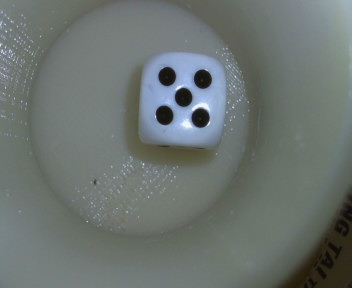
#> input picture testimage.jpg, 352 x 288 px
$ python newDice.py   (Python 2 division)   (older library calls are emulated)
#> lines starting #> are read from the running program, lines starting #| are printed output that depends on the picture; after the words box and inside, x2 and y2 are one past the last pixel; in counts of white or black regions, pixels touching at a corner belong together

import cv2
import numpy as np
import os
import RPi.GPIO as GPIO

print cv2.__version__

GPIO.setmode(GPIO.BOARD)
GPIO.setup(32, GPIO.IN, GPIO.PUD_DOWN)
GPIO.setup(29, GPIO.OUT)
GPIO.setup(31, GPIO.OUT)
GPIO.setup(33, GPIO.OUT)
GPIO.setup(35, GPIO.OUT)
GPIO.setup(37, GPIO.OUT)
GPIO.setup(36, GPIO.OUT)
GPIO.setup(38, GPIO.OUT)
GPIO.setup(40, GPIO.OUT)

def a(x):
    GPIO.output(29,x)
def b(x):
    GPIO.output(31,x)
def c(x):
    GPIO.output(33,x)
def d(x):
    GPIO.output(35,x)
def e(x):
    GPIO.output(37,x)
def f(x):
    GPIO.output(38,x)
def g(x):
    GPIO.output(40,x)


while True:
    state = GPIO.input(32)

    if state:
        GPIO.output(36,1)
        os.system("fswebcam -S 80 --no-banner testimage.jpg")
        GPIO.output(36,0)
        img = cv2.imread("testimage.jpg")
#> img is the input picture: shape (288, 352, 3); mean B, G, R 112.6, 115.7, 107.7
        img = cv2.resize(img, (340, 340))
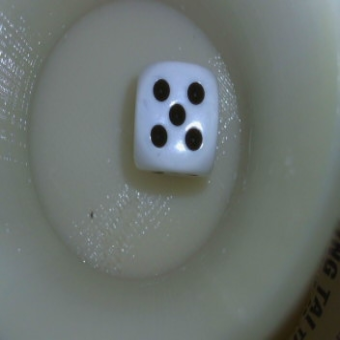
#> img: shape (340, 340, 3); mean B, G, R 112.5, 115.6, 107.6

        gray = cv2.cvtColor(img, cv2.COLOR_BGR2GRAY)
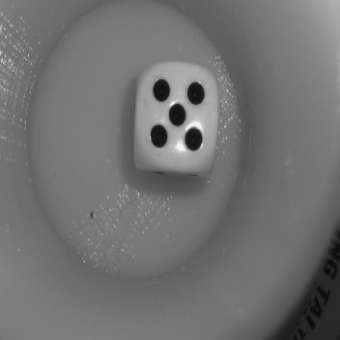
#> gray: shape (340, 340); min 10, max 247, mean 112.8

        edge = cv2.Canny(gray, 4000, 5000, apertureSize=5)
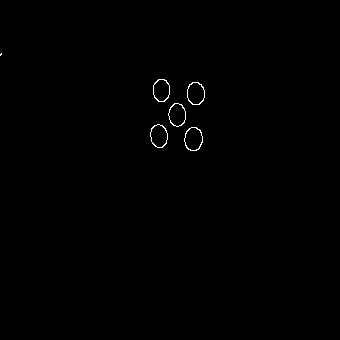
#> edge: shape (340, 340); 0.32% white in thin lines or dots, all inside (x1, y1, x2, y2) = (0, 53, 205, 151)
        vis = img.copy()
        vis = np.uint8(vis/2.)
        vis[edge != 0] = (0, 255, 0)
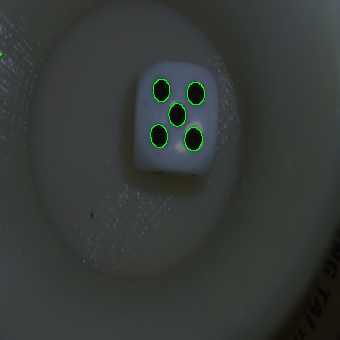
#> vis: shape (340, 340, 3); mean B, G, R 55.8, 58.2, 53.4
        #cv2.imshow('edge', vis)
        #cv2.imshow('edgevar', edge)

        #invert
        ##############################
        edge_inv = cv2.bitwise_not(edge)
        ####################################

        #floodfill
        ##################################################
        # Copy the thresholded image.
        im_floodfill = edge_inv.copy()

        # Mask used to flood filling.
        # Notice the size needs to be 2 pixels than the image.
        h, w = edge_inv.shape[:2]
#> h = 340; w = 340
        mask = np.zeros((h+2, w+2), np.uint8)

        # Floodfill from point (0, 0)
        cv2.floodFill(im_floodfill, mask, (0,0), 0)
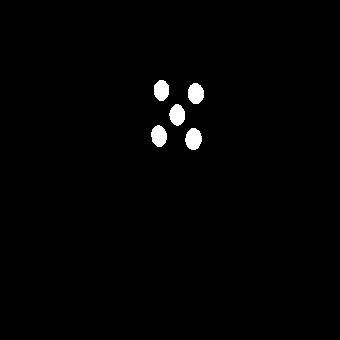
#> im_floodfill: shape (340, 340); 1.2% white; 5 white regions, box (x1, y1, x2, y2) and area: (185, 128, 202, 150) 285, (188, 83, 204, 104) 268, (151, 125, 167, 147) 267, (169, 104, 185, 126) 263, (154, 80, 169, 101) 254
        ####################################################

        #cv2.imshow('pips', im_floodfill)
        ff2 = im_floodfill.copy()
        h2, w2 = ff2.shape[:2]
#> h2 = 340; w2 = 340
        mask2 = np.zeros((h2+2, w2+2), np.uint8)
        cv2.floodFill(ff2, mask2, (0,0), 255)
#> ff2: shape (340, 340); every value is 255
        im_floodfill_inv = cv2.bitwise_not(ff2)
#> im_floodfill_inv: shape (340, 340); every value is 0
        im_out = im_floodfill | im_floodfill_inv


        ##########################################################
        pyramids = cv2.distanceTransform(im_out, 2, 3)
        cv2.normalize(pyramids, pyramids, 0, 1.2, cv2.NORM_MINMAX)
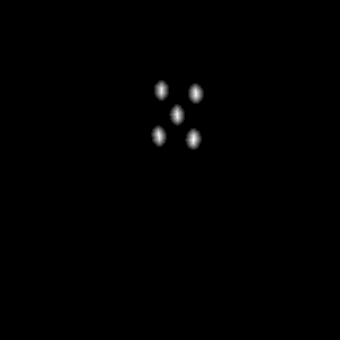
#> pyramids: shape (340, 340) float32; min 0, max 1.2, mean 0.00534; drawn with min black and max white


        # obtain markers for the watershed algorithm by thresholding
        markers = cv2.threshold(pyramids, 0.8, 1, 0)[1]
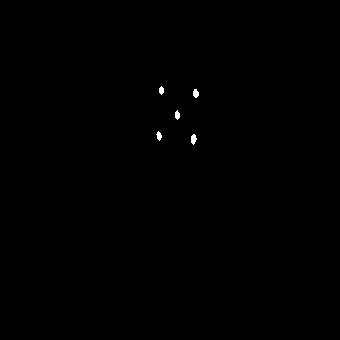
#> markers: shape (340, 340) float32; values 0 (black) and 1 (white), 0.17% white; 5 white regions, box (x1, y1, x2, y2) and area: (191, 134, 197, 145) 46, (193, 89, 199, 98) 41, (175, 110, 180, 120) 36, (156, 131, 162, 141) 36, (159, 86, 164, 95) 33


        # dilate the dice markers with a DICE_SIZE px element to capture all pips in the contours
        #newImg = cv2.dilate(markers, cv2.getStructuringElement(cv2.MORPH_ELLIPSE,(DICE_SIZE, DICE_SIZE)))

        # convert the numpy matrix from float [0..1] to int [0..255]
        bwImg = cv2.convertScaleAbs(markers * 255)
#> bwImg: shape (340, 340); 0.17% white; 5 white regions

        # capture those contours!
        _, pyramids, hierarchy = cv2.findContours(bwImg.copy(),cv2.RETR_TREE,cv2.CHAIN_APPROX_SIMPLE)
#> pyramids = 5 contours; box (x1, y1, x2, y2) and area: (191, 134, 197, 145) 34, (193, 89, 199, 98) 30, (156, 131, 162, 141) 26, (175, 110, 180, 120) 26, (159, 86, 164, 95) 24
        pipsNum = str(len(pyramids)) + " pips"
#> pipsNum = '5 pips'
        ##########################################################

        print pipsNum
#| 5 pips

        '''bcd = "{0:b}".format(len(pyramids))
        misinZeros = 4 - len(bcd)
        for x in range (misinZeros):
            bcd = '0' + bcd
        print bcd

        num = 2
        for y in range (4):
            GPIO.output(29+num, int(bcd[y]))
            num += 2 '''

        if len(pyramids) is 1:
            a(1)
            b(0)
            c(0)
            d(1)
            e(1)
            f(1)
            g(1)

        elif len(pyramids) is 2:
            a(0)
            b(0)
            c(1)
            d(0)
            e(0)
            f(1)
            g(0)

        elif len(pyramids) is 3:
            a(0)
            b(0)
            c(0)
            d(0)
            e(1)
            f(1)
            g(0)

        elif len(pyramids) is 4:
            a(1)
            b(0)
            c(0)
            d(1)
            e(1)
            f(0)
            g(0)

        elif len(pyramids) is 5:
            a(0)
            b(1)
            c(0)
            d(0)
            e(1)
            f(0)
            g(0)

        elif len(pyramids) is 6:
            a(1)
            b(1)
            c(0)
            d(0)
            e(0)
            f(0)
            g(0)

        else:
            a(0)
            b(0)
            c(0)
            d(0)
            e(0)
            f(0)
            g(1)

        state = False
        break
